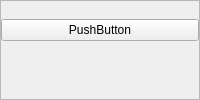
                  <widget class="QFrame" name="frame_joy_A">
                   <property name="frameShape">
                    <enum>QFrame::StyledPanel</enum>
                   </property>
                   <property name="frameShadow">
                    <enum>QFrame::Sunken</enum>
                   </property>
                   <layout class="QVBoxLayout" name="verticalLayout_joy_A">
                    <property name="spacing">
                     <number>0</number>
                    </property>
                    <property name="leftMargin">
                     <number>0</number>
                    </property>
                    <property name="topMargin">
                     <number>0</number>
                    </property>
                    <property name="rightMargin">
                     <number>0</number>
                    </property>
                    <property name="bottomMargin">
                     <number>0</number>
                    </property>
                    <item>
                     <widget class="pixmapPushButton" name="pushButton_joy_A">
                      <property name="text">
                       <string notr="true">PushButton</string>
                      </property>
                      <property name="iconSize">
                       <size>
                        <width>21</width>
                        <height>21</height>
                       </size>
                      </property>
                     </widget>
                    </item>
                    <item>
                     <layout class="QHBoxLayout" name="horizontalLayout_joy_du_A">
                      <property name="spacing">
                       <number>0</number>
                      </property>
                      <item>
                       <widget class="QPushButton" name="pushButton_joy_default_A">
                        <property name="sizePolicy">
                         <sizepolicy hsizetype="Preferred" vsizetype="Fixed">
                          <horstretch>0</horstretch>
                          <verstretch>0</verstretch>
                         </sizepolicy>
                        </property>
                        <property name="toolTip">
                         <string>Default</string>
                        </property>
                        <property name="text">
                         <string notr="true"/>
                        </property>
                        <property name="icon">
                         <iconset resource="resources.qrc">
                          <normaloff>:/icon/icons/default.svgz</normaloff>:/icon/icons/default.svgz</iconset>
                        </property>
                        <property name="flat">
                         <bool>true</bool>
                        </property>
                       </widget>
                      </item>
                      <item>
                       <widget class="QPushButton" name="pushButton_joy_unset_A">
                        <property name="sizePolicy">
                         <sizepolicy hsizetype="Preferred" vsizetype="Fixed">
                          <horstretch>0</horstretch>
                          <verstretch>0</verstretch>
                         </sizepolicy>
                        </property>
                        <property name="toolTip">
                         <string>Unset</string>
                        </property>
                        <property name="text">
                         <string notr="true"/>
                        </property>
                        <property name="icon">
                         <iconset resource="resources.qrc">
                          <normaloff>:/icon/icons/trash.svgz</normaloff>:/icon/icons/trash.svgz</iconset>
                        </property>
                        <property name="flat">
                         <bool>true</bool>
                        </property>
                       </widget>
                      </item>
                     </layout>
                    </item>
                   </layout>
                  </widget>
